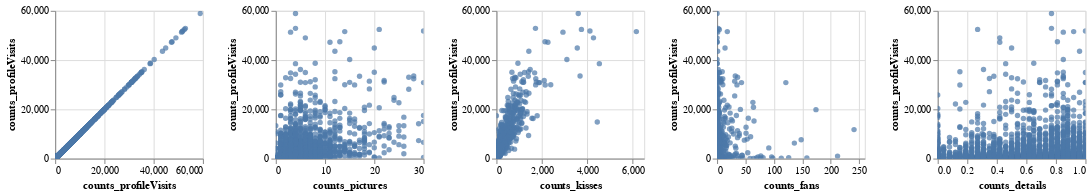

Source (notebook cell):
### Markdown cell above
Die Tabelle lässt erkennen, dass die Daten einiger Variablen deutlich ungleich verteilt sind. Während der Anteil der auf dem Profil gegebenen Informationen noch recht gleichmäßig zwischen 0 und 1 liegt, scheint die Variable counts_prictures bereits rechtsschiefe Tendenzen aufzuweisen. Der Durchschnitt ist verglichen mit dem 50% Quartil leicht höher, der Abstand zwischen dem 25%-Quartil und dem 50%-Quartil ist dabei kleiner als der zwischen diesem und dem 75%-Quartil. Zudem liegt der Maximalwert 24 Bilder über dem 75%-Qaurtil, was auf Ausreißer nach rechts hindeutet.

Ein ähnliches, noch verstärktes Bild zeichnet sich bei der Variable counts_kisses. Auch hier liegt eine rechtsschiefe Verteilung vor. Der Abstand zwischen dem 75%-Quartil und dem Maximalwert ist dabei aber viel deutlicher und könnte sich stark auf die Qualität des Modells auswirken, weshalb die Auswirkung möglicher Ausreißer in jedem Fall näher betrachtet werden sollte.

Counts_fans weist eine sehr extreme Rechtsschiefe auf, bei der die Accounts ohne Fans deutlich ins Gewicht Fallen. Doch auch hier lässt der Maximalwert wieder auf Ausreißer schließen, die weit über dem durchschnittlichen Niveau der Variable liegen.

Die Responsevariable counts_profileVisits verhält sich sehr ähnlich den counts_kisses. Auch hier ist die Verteilung rechtsschief, der Mittelwert liegt über dem 50%-Quartil und der Maximalwert liegt deutlich über dem der Quartile.

Da die Daten innerhalb der Variablen so ungleich verteilt sind, sollte geprüft werden, ob sich das Modell eventuell nur für ein gewisses Spektrum an Profilen eignet.

### Code cell
alt.Chart(df_train).mark_circle().encode(
    alt.X(alt.repeat("column"), type='quantitative'),
    alt.Y(alt.repeat("row"), type='quantitative')
).properties(
    width=150,
    height=150
).repeat(
    row=['counts_profileVisits'],
    column=['counts_profileVisits','counts_pictures','counts_kisses','counts_fans', 'counts_details']
).interactive()

### Figure 1 — Vega-Lite specification as saved in the notebook (floating-point values rounded to 4 significant figures; data arrays with more than 128 entries replaced by an {"elided": "..."} marker saying what was removed)
{"config": {"view": {"continuousWidth": 300, "continuousHeight": 300}}, "repeat": {"column": ["counts_profileVisits", "counts_pictures", "counts_kisses", "counts_fans", "counts_details"], "row": ["counts_profileVisits"]}, "spec": {"data": {"name": "data-8dcf6dfd0f524e0edf70e09a54b27c19"}, "mark": {"type": "circle"}, "encoding": {"x": {"field": {"repeat": "column"}, "type": "quantitative"}, "y": {"field": {"repeat": "row"}, "type": "quantitative"}}, "height": 150, "name": "view_1", "width": 150}, "params": [{"name": "param_1", "select": {"type": "interval", "encodings": ["x", "y"]}, "bind": "scales", "views": ["view_1_child__row_counts_profileVisitscolumn_counts_profileVisits", "view_1_child__row_counts_profileVisitscolumn_counts_pictures", "view_1_child__row_counts_profileVisitscolumn_counts_kisses", "view_1_child__row_counts_profileVisitscolumn_counts_fans", "view_1_child__row_counts_profileVisitscolumn_counts_details"]}], "$schema": "https://vega.github.io/schema/vega-lite/v5.8.0.json", "datasets": {"data-8dcf6dfd0f524e0edf70e09a54b27c19": {"elided": "2740 records"}}}
